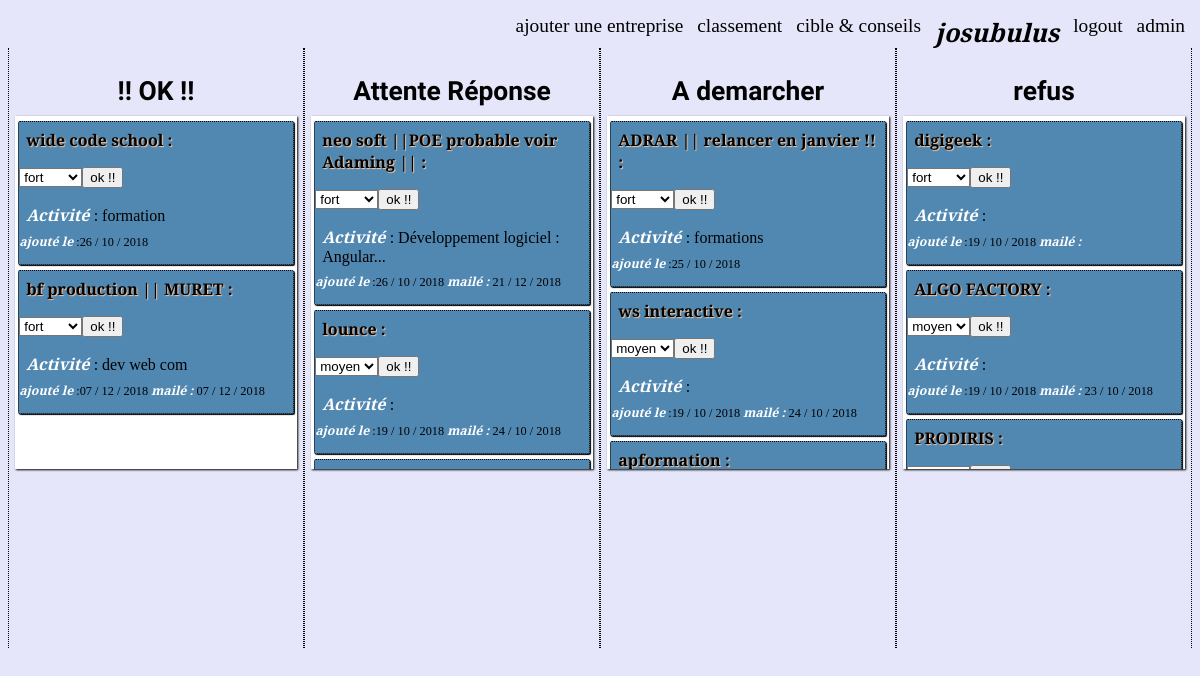
The page /classement.php (signed in) on the database as committed earlier.
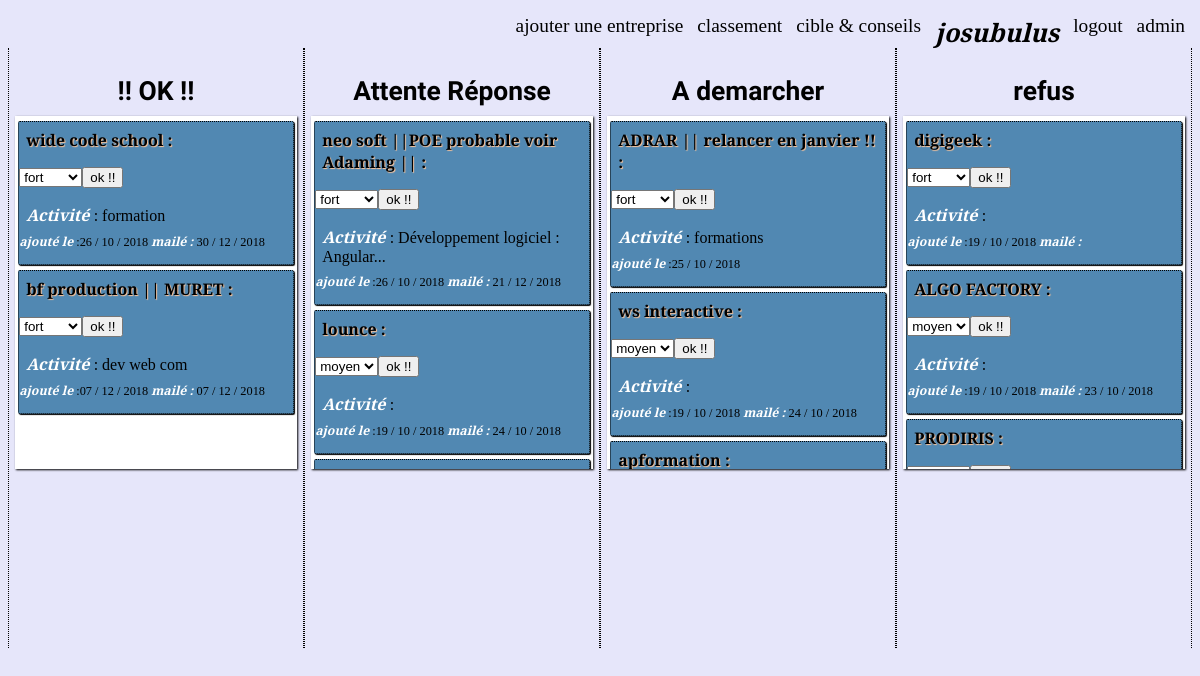
The same page on the database as committed later.
### tables this page shows
CREATE TABLE `entreprises` (
  `id` int(11) NOT NULL,
  `nom` varchar(256) NOT NULL,
  `tel` varchar(256) NOT NULL,
  `mail` varchar(256) NOT NULL,
  `site` varchar(255) NOT NULL,
  `adresse` varchar(256) NOT NULL,
  `activite` varchar(256) DEFAULT NULL,
  `date_ajout` datetime DEFAULT NULL,
  `statut` int(11) NOT NULL,
  `statut_mail` int(11) NOT NULL,
  `date_mail` datetime DEFAULT NULL,
  `notes` text,
  `interret` int(11) NOT NULL DEFAULT '1',
  `id_membre` int(11) NOT NULL
);

### classement.php (the view, shortened to what this page needs)
<?php
if (isset($_SESSION['page']) && $_SESSION['page']=='login_ok') {
      function cadre($status,$titre)
                                  {
                                    include('include/login_bdd.php');
                                      echo '  <div class="box_section">
                                                 <h2>' . $titre . '</h2>
                                                    <div class="box_de_tris">';
                                                  $req=$bdd->prepare('SELECT id,nom,tel,mail,site,adresse,activite,DATE_FORMAT(date_ajout,"%d / %m / %Y") date_affich,statut,statut_mail,DATE_FORMAT(date_mail,"%d / %m / %Y") date_email,notes,interret,id_membre FROM entreprises WHERE statut=:status AND id_membre=:id_membre ORDER BY interret DESC');
                                                  $req->execute(array('status' => $status,
                                                  'id_membre'=>$_SESSION['id_membre']));
                                                                while ($entreprise=$req->fetch())
                                                            {
                                                            echo '<div class="box_entreprises">' ;
                                                      ?>
<p><strong> <a href="notes.php?id_entreprise=<?php echo htmlspecialchars($entreprise['id']) ?>"><?php echo htmlspecialchars($entreprise['nom']) ?></a> : </strong></p>
                                                     <p><form action="classement_post.php" method="post">
                                                       <select name="interret" id="interret">
                                                         <?php if ($entreprise['interret']==3) {
                                                           echo '<option value="3" selected >fort</option>';
                                                         }
                                                         else {
                                                           echo '<option value="3">fort</option>';
                                                         }
                                                         if ($entreprise['interret']==2) {
                                                           echo '<option value="2" selected>moyen</option>';
                                                         }
                                                         else {
                                                           echo '<option value="2">moyen</option>';
                                                         }
                                                         if ($entreprise['interret']==1) {
                                                           echo '<option value="1" selected>faible</option>';
                                                         }
                                                         else {
                                                           echo '<option value="1">faible</option>';
                                                         }
                                                         ?>
                                                        <input type="submit" name="submit" value="ok !!" />
                                                       </select>
                                                     </form></p>
                                               <p><em class="titre_info_entreprise"> Activité </em> : <?php echo htmlspecialchars($entreprise['activite']) ?></p>
                                               <em class="titre_info_entreprise">ajouté le</em> :<?php echo htmlspecialchars($entreprise['date_affich']) ?>
                                               <?php
                                             if (isset($entreprise['statut_mail']) && $entreprise['statut_mail'] == 2) {
                                                  echo '<em class="titre_info_entreprise">mailé : </em> ' . $entreprise['date_email'] . '';
                                                }
                                                ?>
                                              <?php
                                                        echo '</div>';
                                    }
                                    echo '</div>';
                                  echo '</div>';
                            }
   ?>
  <!DOCTYPE html>
  <html lang="fr" dir="ltr" />
    <head>
      <link rel="stylesheet" href="css/style.css" />
    </head>
    <body>
  <nav>
    <?php include('include/nav.php'); ?>
  </nav>
    <section id="box_classement">
                <?php
                cadre(2,'!! OK !!');
                cadre(3,'Attente Réponse');
                cadre(1,'A demarcher');
                cadre(4,'refus');
                ?>
  </section>
  </body>
  </html>
<?php }
else {
  header('location:inscription.php');
} ?>

### include/nav.php (shortened to what this page needs)
<div class="menu">
<?php if (isset($_SESSION['page']) && $_SESSION['page']=="login_ok")
{
?>
<div>
  <a class="lien_menu" href="index.php">
        ajouter une entreprise
  </a>
</div>
<div >
  <a class="lien_menu" href="classement.php">
      classement
   </a>
</div>
 <div>
   <a class="lien_menu" href="conseils.php">
      cible & conseils
   </a>
 </div>
 <div >
   <a class="lien_menu" href="paramètres_du_compte.php">
       <em class ="pseudo_menu"><?php echo htmlspecialchars($_SESSION['pseudo_membre']); ?></em>
   </a>
 </div>
 <div>
   <a class="lien_menu" href="logout.php">
      logout
   </a>
 </div>
 <?php if (isset($_SESSION['id_membre']) && $_SESSION['id_membre'] == 5 ) {
   ?>
   <div>
     <a class="lien_menu" href="admin.php">
        admin
     </a>
   </div>
   <?php
 } ?>
  <?php
} ?>
</div>

### css/style.css (style rules this page uses)
body { background-color: rgb(230,230,250); font-family: 'EB Garamond'; font-size: 1.1em; }
strong { font-size: 1.0em; color: black; text-shadow: 1px 1px 1px rgb(255,197,153); }
h2 { text-align:center; font-family: 'Hind Siliguri', sans-serif; margin-bottom: 1px; }
em { color: red; font-size:1.3em; font-weight:bold; }
p { font-size: 1.3em; padding: 2px; margin: 5px; }
a { color:black; text-decoration: none; }
.menu { width:100%; height : 40px; font-size: 1.1em; display:flex; flex-direction: row; justify-content: flex-end; }
.menu div { padding:7px; }
.lien_menu { width: 50%; color: black; text-decoration: none; }
.pseudo_menu { color : black; text-decoration: none; }
.titre_info_entreprise { text-decoration: none; font-size: 1.0em; color:white; }
.box_entreprises { width: 97%; margin:auto; margin-top: 5px; border:1px black dotted; border-radius: 2px; background-color: rgba(81,136,178,1); box-shadow: 1px 1px 1px black; font-size: 0.7em; }
#box_classement { width: 100%; height: 600px; display:flex; justify-content: space-between; }
.box_section { width: 33%; padding: 6px; border-right: 1px black dotted; border-left: 1px black dotted; }
.box_de_tris { background-color: rgb(255,255,255); width:100%; height:60%; margin-top:10px; overflow: auto; box-shadow: 1px 1px 2px black; }

Rows that differ between the two databases and show on the page:
changed entreprises "wide code school": statut_mail 1 → 2 (drawn); date_email (not shown) → "30 / 12 / 2018"
